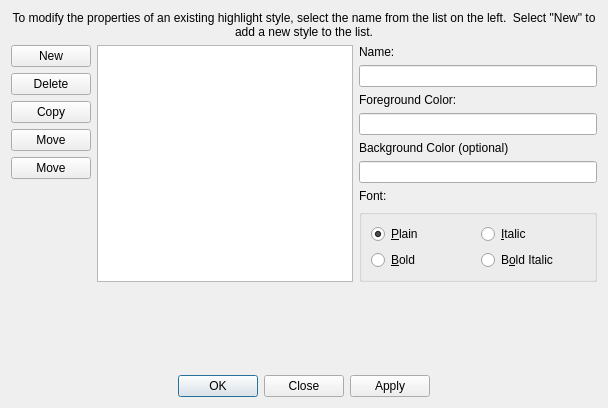
<?xml version="1.0" encoding="UTF-8"?>
<ui version="4.0">
 <class>DialogDrawingStyles</class>
 <widget class="QDialog" name="DialogDrawingStyles">
  <property name="geometry">
   <rect>
    <x>0</x>
    <y>0</y>
    <width>608</width>
    <height>408</height>
   </rect>
  </property>
  <property name="windowTitle">
   <string>Text Drawing Styles</string>
  </property>
  <layout class="QVBoxLayout" name="verticalLayout_3">
   <item>
    <widget class="QLabel" name="label">
     <property name="text">
      <string>To modify the properties of an existing highlight style, select the name from the list on the left.  Select &quot;New&quot; to add a new style to the list.</string>
     </property>
     <property name="alignment">
      <set>Qt::AlignCenter</set>
     </property>
     <property name="wordWrap">
      <bool>true</bool>
     </property>
    </widget>
   </item>
   <item>
    <layout class="QHBoxLayout" name="horizontalLayout_2">
     <item>
      <layout class="QHBoxLayout" name="horizontalLayout">
       <item>
        <layout class="QVBoxLayout" name="verticalLayout">
         <item>
          <widget class="QPushButton" name="buttonNew">
           <property name="text">
            <string>New</string>
           </property>
           <property name="icon">
            <iconset theme="document-new">
             <normaloff/>
            </iconset>
           </property>
          </widget>
         </item>
         <item>
          <widget class="QPushButton" name="buttonDelete">
           <property name="text">
            <string>Delete</string>
           </property>
           <property name="icon">
            <iconset theme="edit-delete">
             <normaloff/>
            </iconset>
           </property>
          </widget>
         </item>
         <item>
          <widget class="QPushButton" name="buttonCopy">
           <property name="text">
            <string>Copy</string>
           </property>
           <property name="icon">
            <iconset theme="edit-copy">
             <normaloff/>
            </iconset>
           </property>
          </widget>
         </item>
         <item>
          <widget class="QPushButton" name="buttonUp">
           <property name="text">
            <string>Move</string>
           </property>
           <property name="icon">
            <iconset theme="go-up">
             <normaloff/>
            </iconset>
           </property>
          </widget>
         </item>
         <item>
          <widget class="QPushButton" name="buttonDown">
           <property name="text">
            <string>Move</string>
           </property>
           <property name="icon">
            <iconset theme="go-down">
             <normaloff/>
            </iconset>
           </property>
          </widget>
         </item>
         <item>
          <spacer name="verticalSpacer">
           <property name="orientation">
            <enum>Qt::Vertical</enum>
           </property>
           <property name="sizeHint" stdset="0">
            <size>
             <width>20</width>
             <height>40</height>
            </size>
           </property>
          </spacer>
         </item>
        </layout>
       </item>
       <item>
        <widget class="QListWidget" name="listItems"/>
       </item>
      </layout>
     </item>
     <item>
      <layout class="QVBoxLayout" name="verticalLayout_2">
       <item>
        <widget class="QLabel" name="label_2">
         <property name="text">
          <string>Name:</string>
         </property>
        </widget>
       </item>
       <item>
        <widget class="QLineEdit" name="editName"/>
       </item>
       <item>
        <widget class="QLabel" name="label_3">
         <property name="text">
          <string>Foreground Color:</string>
         </property>
        </widget>
       </item>
       <item>
        <widget class="QLineEdit" name="editColorFG"/>
       </item>
       <item>
        <widget class="QLabel" name="label_4">
         <property name="text">
          <string>Background Color (optional)</string>
         </property>
        </widget>
       </item>
       <item>
        <widget class="QLineEdit" name="editColorBG"/>
       </item>
       <item>
        <widget class="QLabel" name="label_5">
         <property name="text">
          <string>Font:</string>
         </property>
        </widget>
       </item>
       <item>
        <widget class="QGroupBox" name="groupBox">
         <property name="title">
          <string/>
         </property>
         <layout class="QGridLayout" name="gridLayout">
          <item row="0" column="0">
           <widget class="QRadioButton" name="radioPlain">
            <property name="text">
             <string>&amp;Plain</string>
            </property>
            <property name="checked">
             <bool>true</bool>
            </property>
           </widget>
          </item>
          <item row="0" column="1">
           <widget class="QRadioButton" name="radioItalic">
            <property name="text">
             <string>&amp;Italic</string>
            </property>
           </widget>
          </item>
          <item row="1" column="0">
           <widget class="QRadioButton" name="radioBold">
            <property name="text">
             <string>&amp;Bold</string>
            </property>
           </widget>
          </item>
          <item row="1" column="1">
           <widget class="QRadioButton" name="radioBoldItalic">
            <property name="text">
             <string>B&amp;old Italic</string>
            </property>
           </widget>
          </item>
         </layout>
        </widget>
       </item>
      </layout>
     </item>
    </layout>
   </item>
   <item>
    <spacer name="verticalSpacer_2">
     <property name="orientation">
      <enum>Qt::Vertical</enum>
     </property>
     <property name="sizeHint" stdset="0">
      <size>
       <width>20</width>
       <height>39</height>
      </size>
     </property>
    </spacer>
   </item>
   <item>
    <widget class="QDialogButtonBox" name="buttonBox">
     <property name="orientation">
      <enum>Qt::Horizontal</enum>
     </property>
     <property name="standardButtons">
      <set>QDialogButtonBox::Apply|QDialogButtonBox::Close|QDialogButtonBox::Ok</set>
     </property>
     <property name="centerButtons">
      <bool>true</bool>
     </property>
    </widget>
   </item>
  </layout>
 </widget>
 <resources/>
 <connections>
  <connection>
   <sender>buttonBox</sender>
   <signal>rejected()</signal>
   <receiver>DialogDrawingStyles</receiver>
   <slot>reject()</slot>
   <hints>
    <hint type="sourcelabel">
     <x>316</x>
     <y>260</y>
    </hint>
    <hint type="destinationlabel">
     <x>286</x>
     <y>274</y>
    </hint>
   </hints>
  </connection>
 </connections>
</ui>
